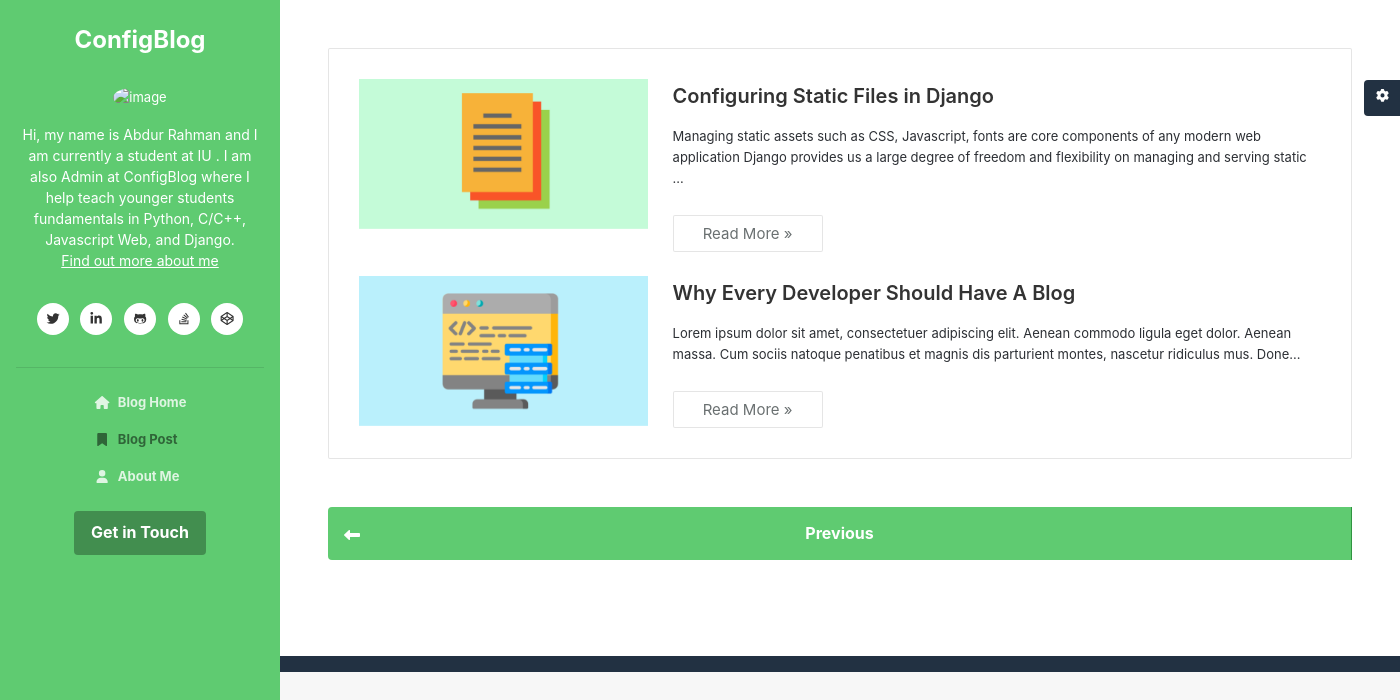
Screenshot of /blog/ with the database file from the repository.
### index/models.py (models this page shows, shortened)
class Post(models.Model):
    title = models.CharField(max_length=100)
    thumbnail = models.ImageField(upload_to ='post/thumbnail')
    overview = models.TextField()
    content = models.TextField()
    timestamp = models.DateTimeField(auto_now_add=True)
    comment_count = models.IntegerField(default = 0)
    view_count = models.IntegerField(default = 0)
    categories = models.ManyToManyField(Category)
    featured = models.BooleanField()
    previous_post = models.ForeignKey('self', related_name='previous', on_delete=models.SET_NULL, blank=True, null=True)
    next_post = models.ForeignKey('self', related_name='next', on_delete=models.SET_NULL, blank=True, null=True)
    def get_absolute_url(self):
        return reverse("blog-post", kwargs={"id": self.id})

### index/views.py (the view)
# urls.py: 2. Add a URL to urlpatterns:  path('blog/', include('blog.urls'))
def blog(request):
    post_list = Post.objects.all().order_by('-timestamp')[6:]
    paginator = Paginator(post_list, 10)
    page_request_var = 'page'
    page = request.GET.get(page_request_var)
    try:
        paginated_queryset = paginator.page(page)
    except PageNotAnInteger:
        paginated_queryset = paginator.page(1)
    except EmptyPage:
        paginated_queryset = paginator.page(paginator.num_pages)
    context = {
        'queryset': paginated_queryset,
        'page_request_var': page_request_var,
    }
    return render(request, 'blog-list.html', context)

### templates/blog-list.html (shortened to what this page needs)
{% load static %}
<!DOCTYPE html>
<html lang="en">
<head>
    <link id="theme-style" rel="stylesheet" href="{% static 'assets/css/theme-1.css' %}">
	<link rel="stylesheet" href="{% static 'assets/css/damy.css' %}">
</head>
<body>
    <header class="header text-center">
	    <h1 class="blog-name pt-lg-4 mb-0"><a href="{% url 'index' %}">ConfigBlog</a></h1>
	    <nav class="navbar navbar-expand-lg navbar-dark" >
			<div id="navigation" class="collapse navbar-collapse flex-column" >
				<div class="profile-section pt-3 pt-lg-0">
				    <img class="profile-image mb-3 rounded-circle mx-auto" src="{% static 'assets/images/profile.jpg' %}" alt="image" >
					<div class="bio mb-3">Hi, my name is Abdur Rahman and I am currently a student at IU . I am also Admin at ConfigBlog where I help teach younger students fundamentals in Python, C/C++, Javascript Web, and Django.<br><a href="">Find out more about me</a></div>
					<ul class="social-list list-inline py-3 mx-auto">
			            <li class="list-inline-item"><a href="https://twitter.com/AbdurRa14867951"><i class="fab fa-twitter fa-fw"></i></a></li>
			            <li class="list-inline-item"><a href="https://www.linkedin.com/in/abdur-rahman-6287531b6/"><i class="fab fa-linkedin-in fa-fw"></i></a></li>
			            <li class="list-inline-item"><a href="https://github.com/abdurrahmanbinliakot"><i class="fab fa-github-alt fa-fw"></i></a></li>
			            <li class="list-inline-item"><a href="https://stackoverflow.com/users/13787344/abdur-rahman"><i class="fab fa-stack-overflow fa-fw"></i></a></li>
			            <li class="list-inline-item"><a href="https://codepen.io/abdur-rahman-the-decoder"><i class="fab fa-codepen fa-fw"></i></a></li>
			        </ul>
			        <hr>
				</div>
				<ul class="navbar-nav flex-column text-left">
					<li class="nav-item">
					    <a class="nav-link" href="{% url 'index' %}"><i class="fas fa-home fa-fw mr-2"></i>Blog Home <span class="sr-only">(current)</span></a>
					</li>
					<li class="nav-item active">
					    <a class="nav-link" href="{% url 'blog-list' %}"><i class="fas fa-bookmark fa-fw mr-2"></i>Blog Post</a>
					</li>
					<li class="nav-item">
					    <a class="nav-link" href=""><i class="fas fa-user fa-fw mr-2"></i>About Me</a>
					</li>
				</ul>
				<div class="my-2 my-md-3">
				    <a class="btn btn-primary" href="https://www.facebook.com/abdurrahmanbinliakot" target="_blank">Get in Touch</a>
				</div>
			</div>
		</nav>
    </header>
    <div class="main-wrapper">
	    <section class="blog-list px-3 py-5 p-md-5">
					<div class="mag-box small-wide-post-box wide-post-box top-news-box">
					<div class="container-wrapper">
					<div class="mag-box-container clearfix">
						<ul id="posts-container" class="posts-items">
							{% for obj in queryset %}
							<li class="post-item  post type-post status-publish format-standard has-post-thumbnail category-django tag-django-intermediate tie-standard">
							<a aria-label="{{ obj.title }}" href="{{ obj.get_absolute_url }}" class="post-thumb">
							<img width="390" height="220" src="{{ obj.thumbnail.url }}" class="attachment-jannah-image-large size-jannah-image-large wp-post-image" alt="Photo of Django + AJAX : How to use AJAX in Django Templates" loading="lazy"/>
								</a>
								<div class="post-details">
								<h2 class="post-title">
									<a href="{{ obj.get_absolute_url }}" >{{ obj.title }}</a>
								</h2>
								<p class="post-excerpt">{{ obj.overview|linebreaks|truncatechars:200 }}</p>
								<a class="more-link button" href="{{ obj.get_absolute_url }}" >Read More &raquo;</a >
							</div>
							</li>
							{% endfor %}
						</ul>
					</div>
				</div>
				</div>
			    <nav class="blog-nav nav nav-justified my-5">
				{% if queryset.has_previous %}
				  <a class="nav-link-prev nav-item nav-link rounded-left " href="?{{ page_request_var }}={{ queryset.previous_page_number }}">Previous<i class="arrow-prev fas fa-long-arrow-alt-left"></i></a>
				{% else %}
				 <a class="nav-link-prev nav-item nav-link rounded-left " href="{% url 'index' %}">Previous<i class="arrow-prev fas fa-long-arrow-alt-left"></i></a>
				{% endif %}
				</nav>
		    </div>
	    <footer class="footer text-center py-2 theme-bg-dark">
	    </footer>
    <div id="config-panel" class="config-panel d-none d-lg-block">
        <div class="panel-inner">
            <a id="config-trigger" class="config-trigger config-panel-hide text-center" href="#"><i class="fas fa-cog fa-spin mx-auto" data-fa-transform="down-6" ></i></a>
        </div>
    </div>
</body>
</html>

### static/assets/css/damy.css (style rules this page uses)
:root { --wp-admin-theme-color: #007cba; --wp-admin-theme-color-darker-10: #006ba1; --wp-admin-theme-color-darker-20: #005a87; }
html { -ms-touch-action: manipulation; touch-action: manipulation; -webkit-text-size-adjust: 100%; -ms-text-size-adjust: 100%; }
a { background-color: transparent; }
img { border-style: none; }
* { padding: 0; margin: 0; list-style: none; border: 0; outline: 0; box-sizing: border-box; }
body { background: #f7f7f7; color: #2c2f34; font-family: -apple-system, BlinkMacSystemFont, segoe ui, Roboto, Oxygen, Oxygen-Sans, Ubuntu, Cantarell, helvetica neue, open sans, Arial, sans-serif; font-size: 13px; line-height: 21px; }
h1, h2, h3, h4, h5, h6 { line-height: 1.3; font-weight: 600; }
h1 { font-size: 41px; font-weight: 700; }
h2 { font-size: 27px; }
a { color: #333; text-decoration: none; transition: 0.15s; }
img { max-width: 100%; height: auto; }
p { line-height: 21px; }
.clearfix:after, .clearfix:before { content: "\0020"; display: block; height: 0; overflow: hidden; }
.clearfix:after { clear: both; }
.clearfix { zoom: 1; }
.container-wrapper { background: #fff; border: 1px solid rgba(0, 0, 0, 0.1); border-radius: 2px; padding: 30px; }
.button, [type="submit"] { width: auto; position: relative; background-color: #08f; color: #fff; padding: 7px 15px; margin: 0; font-weight: 400; font-size: 12px; display: inline-block; text-align: center; line-height: 21px; border: none; cursor: pointer; text-decoration: none; vertical-align: middle; transition: 0.3s; border-radius: 2px; -webkit-appearance: none; -moz-appearance: none; appearance: none; }
.more-link { margin-top: 10px; white-space: nowrap; word-wrap: normal; }
.post-thumb { position: relative; height: 100%; display: block; -webkit-backface-visibility: hidden; backface-visibility: hidden; -webkit-transform: rotate(0); -ms-transform: rotate(0); transform: rotate(0); transition: opacity 0.2s; }
.post-thumb img { width: 100%; display: block; }
.mag-box-container { position: relative; }
.mag-box .posts-items li:nth-child(1) { margin-top: 0; }
.mag-box { margin-bottom: 30px; clear: both; }
.mag-box .posts-items { clear: both; margin: 0 -2%; }
.mag-box .posts-items li { float: left; width: 50%; margin-top: 24px; padding: 0 2%; }
.mag-box .post-title { font-size: 20px; line-height: 1.4; }
.mag-box .post-excerpt { margin-top: 5px; color: #666; }
.mag-box li:not(:first-child) .post-thumb { float: left; margin-right: 15px; }
.mag-box li:not(:first-child) .post-details { padding-left: 125px; }
.mag-box li:not(:first-child) .post-title { font-size: 14px; }
.wide-post-box .posts-items { margin: 0; }
.wide-post-box .posts-items li { width: 100%; padding: 0; display: -webkit-flex !important; display: -ms-flexbox !important; display: flex !important; }
.wide-post-box .posts-items li .post-title { font-size: 20px; }
.wide-post-box .posts-items li .post-thumb { margin-right: 25px; float: none; -webkit-flex: 0 0 50%; -ms-flex: 0 0 50%; flex: 0 0 50%; width: 50%; max-width: 420px; }
.wide-post-box .posts-items li .post-details { -webkit-flex: 1 1 auto; -ms-flex: 1 1 auto; flex: 1 1 auto; padding: 0 !important; }
.small-wide-post-box .posts-items li .post-thumb { -webkit-flex: 0 0 30%; -ms-flex: 0 0 30%; flex: 0 0 30%; }
body .button, body [type="submit"] { font-size: 15px; }
.button, [type="submit"] { background-color: #15c39a; color: #fff; }
.more-link { margin-top: 10px; white-space: nowrap; word-wrap: normal; font-size: 14px; width: 150px; border: 1px solid rgba(0, 0, 0, 0.1); color: #6a7071; background-color: #fff; }

### rows the page displays
Post: thumbnail (picture), title "Configuring Static Files in Django", overview "Managing static assets such as CSS, Javascript, fonts are core components of any modern web application Django provides us a large degree of freedom and flexibility on managing and serving static …"
Post: thumbnail (picture), title "Why Every Developer Should Have A Blog", overview "Lorem ipsum dolor sit amet, consectetuer adipiscing elit. Aenean commodo ligula eget dolor. Aenean massa. Cum sociis natoque penatibus et magnis dis parturient montes, nascetur ridiculus mus. Done…"
